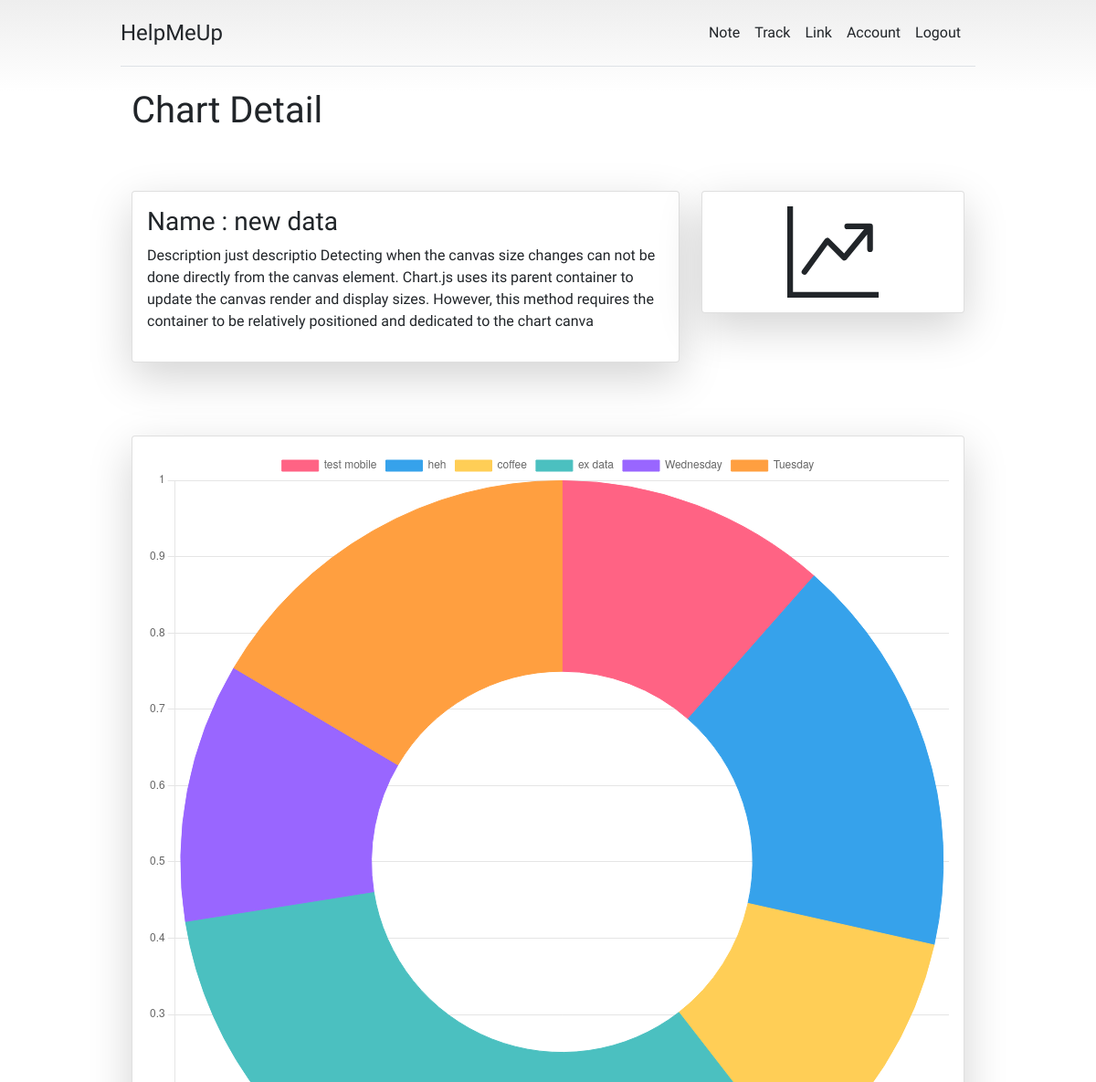
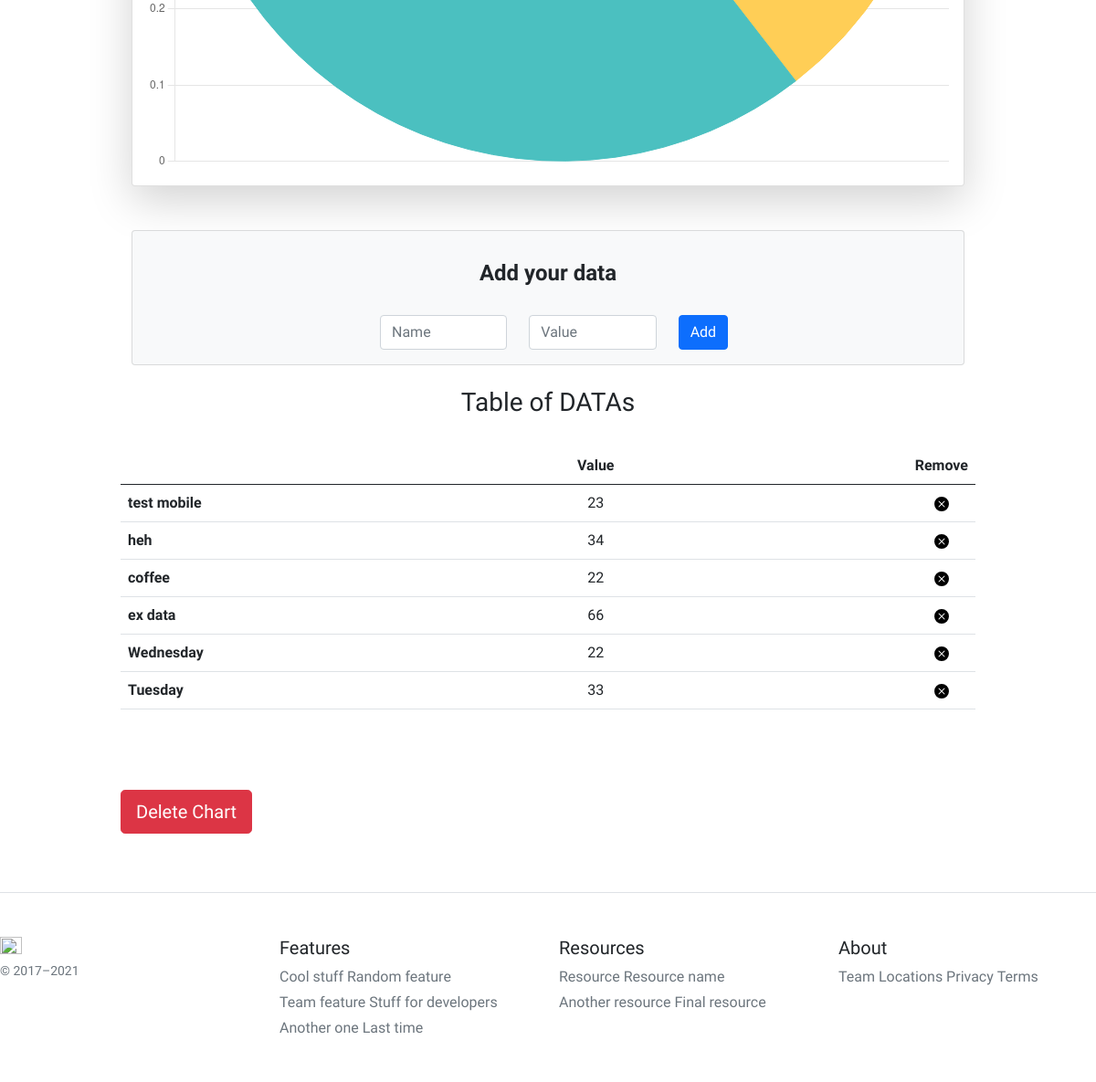
/track/chart_detail_view/9 (signed in), run on the app's committed database (2 pictures, top to bottom).
### tracker_chart/models.py (models this page shows, shortened)
class testCHART(models.Model):
    user    = models.ForeignKey(User, on_delete=models.CASCADE)
    chart_name = models.CharField(max_length=255)
    description = models.TextField(max_length=500)
    created_at = models.DateField(auto_now_add=True)

class testCHART_DATA(models.Model):
    user  = models.ForeignKey(User, on_delete=models.CASCADE)
    chart = models.ForeignKey(testCHART, on_delete=models.CASCADE)
    data_name = models.CharField(max_length=50)
    data = models.IntegerField()
    created_at = models.DateTimeField(auto_now_add=True)

### tracker_chart/views.py (the view, shortened to what this page needs)
# urls.py: path('chart_detail_view/<int:pk>', views.chart_detail_view, name='chart_detail_view'),
@login_required(login_url='loginUser')
def chart_detail_view(request, pk):
    chartObj = get_object_or_404(testCHART, pk=pk, user=request.user)
    chart_data = testCHART_DATA.objects.filter(chart=chartObj, user=request.user).order_by('-created_at')
    form = TestCHART_DATAForm()
    context = {
        'chart': chartObj,
        'form': form,
        'chart_datas':chart_data
    }
    return render(request, 'tracker/chart_detail_view.html', context)

### tracker_chart/forms.py
class TestCHART_DATAForm(ModelForm):
    class Meta:
        model = testCHART_DATA
        fields = ['data_name', 'data']
    data_name = forms.CharField(widget=forms.TextInput(attrs={
        'placeholder': 'Name',
        'type': 'text',
        'class': 'form-control'
    }))
    data = forms.CharField(widget=forms.NumberInput(attrs={
        'placeholder': 'Value',
        'type': 'number',
        'class': 'form-control',
        'col': '10'
    }))

### templates/tracker/chart_detail_view.html (shortened to what this page needs)
{% extends "base/base.html" %}
{% block content %}
<div class="container">
    <h1>Chart Detail</h1>
    <br>
    <div class="row mt-3 pt-3">
        <div class="col-md-8">
            <div class="card shadow-lg p-3 mb-5 bg-white rounded">
                <h3>Name :  {{chart.chart_name}}</h3>
                <p>Description {{chart.description}}</p>
            </div>
        </div>
        <div class="col-md-4">
            <div class=" card shadow-lg p-3 mb-5 bg-white rouded">
            </div>
        </div>
    </div>
    <div class="row mt-3 pt-3" >
        <div class="col" style="text-align: center; width: 80%; height: 80%;">
            <div class="card shadow-lg p-3 mb-5 bg-white rounded">
                <canvas id="myChart" width:"100" height:"50"></canvas>
                <script>
                    const ctx = document.getElementById('myChart').getContext('2d');
                    const myChart = new Chart(ctx, {
                        type: 'doughnut',
                        data: {
                            labels: [{% for chart_data in chart_datas %} '{{chart_data.data_name}}', {% endfor %}],
                            datasets: [{
                                label: 'Data',
                                data: [{% for chart_data in chart_datas %} '{{chart_data.data}}', {% endfor %}
                                ],
                                backgroundColor: [
                                    'rgba(255, 99, 132, 1)',
                                    'rgba(54, 162, 235, 1)',
                                    'rgba(255, 206, 86, 1)',
                                    'rgba(75, 192, 192, 1)',
                                    'rgba(153, 102, 255, 1)',
                                    'rgba(255, 159, 64, 1)'
                                ],
                                borderColor: [
                                    'rgba(255, 99, 132, 1)',
                                    'rgba(54, 162, 235, 1)',
                                    'rgba(255, 206, 86, 1)',
                                    'rgba(75, 192, 192, 1)',
                                    'rgba(153, 102, 255, 1)',
                                    'rgba(255, 159, 64, 1)'
                                ],
                                borderWidth: 1
                            }]
                        },
                        options: {
                            scales: {
                                y: {
                                    beginAtZero: true
                                }
                            }
                        }
                    });
                </script>
            </div>
        </div>
    </div>
    <div class="card bg-light" >
        <article class="card-body mx-auto" style="max-width: 400px;">
            <h4 class="card-title mt-3 text-center">Add your data</h4>
            <br>
            <form action="" method="POST">
            <div class="row" style="text-align: center;">
                    <div class="col-5">
                        {{form.data_name}}
                    </div>
                    <div class="col-5">
                        {{form.data}}
                    </div>
                    <div class="col-2">
                    <button class="btn btn-primary" type="submit">Add</button>
                    </div>
                </div>
            </div>
    </div>
    <br>
    <h3 class="text-center">Table of DATAs</h3>
    <br>
    <div class="table-responsive">
        <table class="table text-center">
          <thead>
            <tr>
              <th style="width: 20%;"></th>
              <th style="width: 80%;">Value</th>
              <th style="width: 100%;">Remove</th>
            </tr>
          </thead>
          <tbody>
            {% for chart_data in chart_datas %}
            <tr>
              <th scope="row" class="text-start">{{chart_data.data_name}}</th>
              <td>{{chart_data.data}}</td>
              <td>
                <a href="{% url 'chart_data_delete' chart_data.id %}" style="text-decoration: none; color: black;">
                </a>
            </td>
            </tr>
            {% endfor %}
        </table>
      </div>
    <br>
    <br>
    <br>
    <a href="{% url 'chart_delete' chart.id %}" class="btn btn-danger btn-block btn-lg">Delete Chart</a>
</div>
{% endblock %}

### templates/base/base.html (style rules this page uses)
body { background-color:rgb((255, 255, 255), 255, 255)!important; font-family: 'Lexend'; }
.card h4 { font-weight: 700; }
body { background-image: linear-gradient(180deg, #eee, #fff 100px, #fff); }
.container { max-width: 960px; }

### data on the page
testCHART: chart_name "new data", description "just descriptio Detecting when the canvas size changes can not be done directly from the canvas element. Chart.js uses its parent container to update the canvas render and display sizes. However, this method requires the container to be relatively positioned and dedicated to the chart canva"
testCHART_DATA: data_name "test mobile", data "23"
testCHART_DATA: data_name "heh", data "34"
testCHART_DATA: data_name "coffee", data "22"
testCHART_DATA: data_name "ex data", data "66"
testCHART_DATA: data_name "Wednesday", data "22"
testCHART_DATA: data_name "Tuesday", data "33"

### other printed values
chart data {{ chart_data.data_name }} test mobile, heh, coffee, ex data, Wednesday, Tuesday
chart data {{ chart_data.data }} 23, 34, 22, 66, 22, 33
